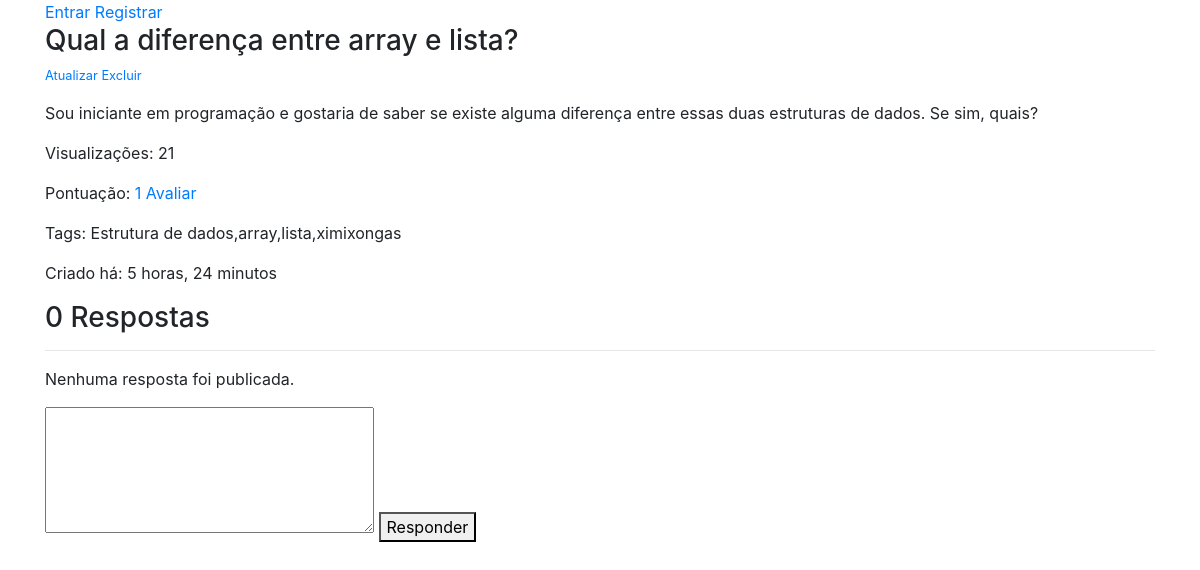
The page /forum/qual-a-diferenca-entre-array-e-lista/ on the database its author committed.
### forum/models.py (models this page shows, shortened)
class Question(models.Model):
    user = models.ForeignKey(User, on_delete=models.CASCADE)
    title = models.CharField(max_length=120)
    text = models.TextField(max_length=500)
    views = models.IntegerField(default=0)
    likes = models.ManyToManyField(User, related_name='likes')
    tags = models.TextField(help_text='Separar tags por vírgula.')
    published = models.DateTimeField(auto_now_add=True)
    updated = models.DateTimeField(auto_now=True)
    slug = models.SlugField(max_length=200, blank=True, null=True)
    objects = QuestionManager()
    class Meta:
        ordering = ['-published']
    def __str__(self):
        return self.title
    def get_toggle_like_url(self):
        return reverse('forum:toggle-like', kwargs={'slug': self.slug})
    def get_toggle_like_api_url(self):
        return reverse('forum:toggle-like-api', kwargs={'slug': self.slug})
    def increment_visualization(self):
        self.views += 1
        self.save()

### forum/views.py (the view)
# urls.py: path('<str:slug>/', views.QuestionDetailView.as_view(), name='detail'),
class QuestionDetailView(DetailView):
    def get_object(self, *args, **kwargs):
        question = Question.objects.get(slug=self.kwargs['slug'])
        question.increment_visualization()
        return question

### forum/models.py (called while the page is built)
def pre_save_receiver(sender, instance, *args, **kwargs):
    if not instance.slug:
        instance.slug = unique_slug_generator(instance)

    def get_queryset(self):
        return QuestionQuerySet(self.model, using=self._db)

### forum/templates/forum/question_detail.html (shortened to what this page needs)
{% extends 'base.html' %}
{% block content %}
    <h3>{{ question }}</h3>
    <small><p><a href="{% url 'forum:update' question.slug %}">Atualizar</a>
        <a href="{% url 'forum:delete' question.slug %}">Excluir</a></p></small>
    <p>{{ question.text }}</p>
    <p>Visualizações: {{ question.views }}</p>
    <p>Pontuação: <a class="like-btn" id="like-btn" data-href="{{ question.get_toggle_like_api_url }}" data-likes="{{ question.likes.count }}" href="{{ question.get_toggle_like_url }}"> {{ question.likes.count }} Avaliar</a></p>
    <p>Tags: {{ question.tags }}</p>
    <p>Criado há: {{ question.published|timesince }}</p>
    <h3>{{ question.answer_set.count }} Resposta{{ question.answer_set.count|pluralize }}</h3>
    <hr>
    {% for answer in question.answer_set.all %}
        <div class="row">
            <p>{{ answer.text }}</p>
            <small>por: {{ answer.user.username }}</small>
        </div>
        {% empty %}
        <p>Nenhuma resposta foi publicada.</p>
    {% endfor %}
    <form method="post">
        <textarea name="" id="" cols="30" rows="5"></textarea>
        <button type="submit">Responder</button>
    </form>
{% endblock  %}

### rows shown on the page
Question: title "Qual a diferença entre array e lista?", text "Sou iniciante em programação e gostaria de saber se existe alguma diferença entre essas duas estruturas de dados. Se sim, quais?", views "21", likes.count "1", tags "Estrutura de dados,array,lista,ximixongas", published "5 horas, 24 minutos", answer_set.count "0"
